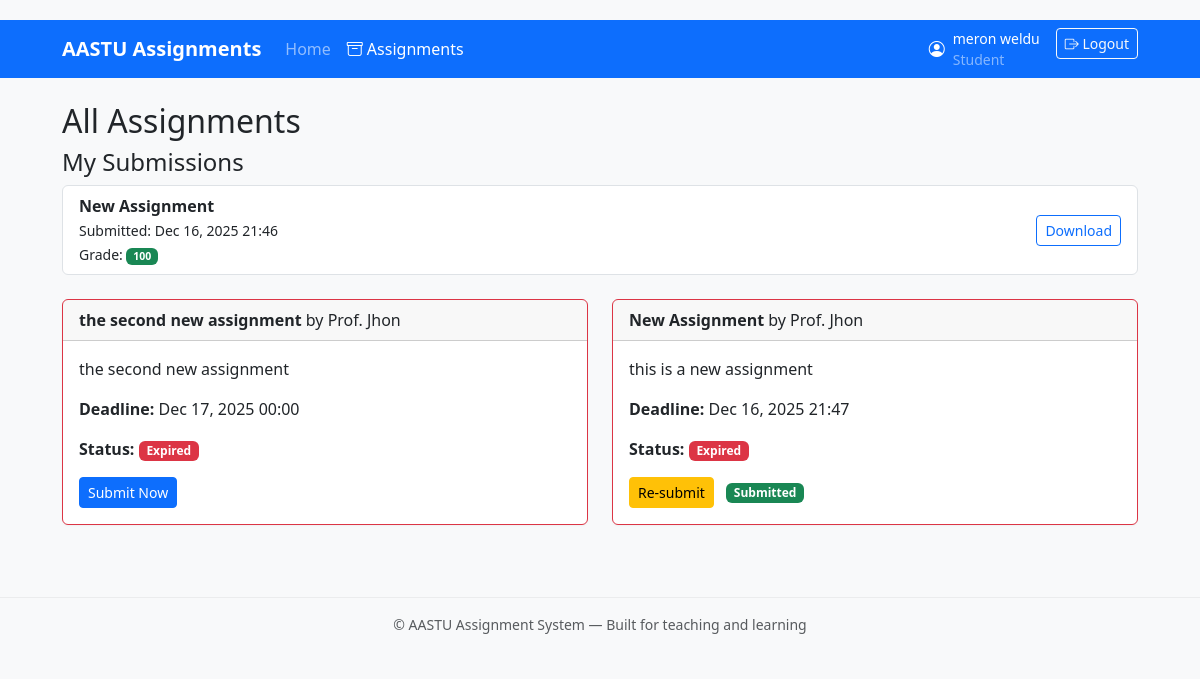
Page /submissions/ (signed in) on the committed database.
### users/models.py (models this page shows, shortened)
class User(AbstractUser):
    ROLE_CHOICES = (
        ('student', 'Student'),
        ('teacher', 'Teacher'),
        ('admin', 'Admin'),
    )
    email = models.EmailField(
        unique=True,
        validators=[validate_school_email],
        error_messages={'unique': "A user with that email already exists."},
    )
    name = models.CharField(max_length=100)
    role = models.CharField(max_length=10, choices=ROLE_CHOICES, default='student')
    objects = CustomUserManager()
    USERNAME_FIELD = 'email'
    REQUIRED_FIELDS = ['name']

### submissions/models.py (models this page shows, shortened)
class Submission(models.Model):
    assignment = models.ForeignKey(Assignment, on_delete=models.CASCADE)
    student = models.ForeignKey(User, on_delete=models.CASCADE, limit_choices_to={'role': 'student'})
    file = models.FileField(upload_to=submission_upload_path)
    submitted_at = models.DateTimeField(auto_now_add=True)
    grade = models.CharField(max_length=10, blank=True, null=True)
    class Meta:
        unique_together = ('assignment', 'student')  # One submission per student per assignment
        ordering = ['-submitted_at']

### assignments/models.py (models this page shows, shortened)
class Assignment(models.Model):
    teacher = models.ForeignKey(User, on_delete=models.CASCADE, limit_choices_to={'role': 'teacher'})
    students = models.ManyToManyField(User, blank=True, related_name='assignments', limit_choices_to={'role': 'student'})
    title = models.CharField(max_length=200)
    description = models.TextField()
    deadline = models.DateTimeField()
    allowed_extensions = models.CharField(
        max_length=255,
        default='.pdf,.docx,.zip,.jpg,.jpeg,.png,.txt',
        help_text="Comma-separated extensions (e.g. .pdf,.docx)"
    )
    created_at = models.DateTimeField(auto_now_add=True)
    class Meta:
        ordering = ['-created_at']
    def is_expired(self):
        return timezone.now() > self.deadline

### submissions/views.py (the view)
# urls.py: path('', views.student_dashboard, name='student_dashboard'),
@login_required
def student_dashboard(request):
    if request.user.role != 'student':
        return HttpResponseForbidden("Access denied.")
    all_assignments = Assignment.objects.filter(Q(students=request.user) | Q(students__isnull=True)).distinct().order_by('-created_at')
    my_submissions = Submission.objects.filter(student=request.user)
    submitted_assignment_ids = my_submissions.values_list('assignment_id', flat=True)
    return render(request, 'submissions/student_dashboard.html', {
        'assignments': all_assignments,
        'submitted_ids': submitted_assignment_ids,
        'my_submissions': my_submissions,
    })

### assignments/templatetags/grade_extras.py (called while the page is built, shortened)
@register.filter
def grade_badge_class(grade):
    if not grade:
        return 'secondary'
    g = str(grade).strip()
    try:
        val = float(g)
        if val >= 85:
            return 'success'
        if val >= 70:
            return 'info'
        if val >= 50:
            return 'warning'
        return 'danger'
    except Exception:
        pass

@register.filter
def grade_display(grade):
    if grade is None:
        return ''
    g = str(grade).strip()
    try:
        val = float(g)
        if val.is_integer():
            return str(int(val))
        return str(val)
    except Exception:
        return g.upper()

### submissions/templates/submissions/student_dashboard.html (shortened to what this page needs)
{% extends 'base.html' %}
{% block content %}
<h2>All Assignments</h2>
<div class="mb-4">
    <h4>My Submissions</h4>
    {% if my_submissions %}
    <div class="list-group mb-3">
        {% for sub in my_submissions %}
        <div class="list-group-item d-flex justify-content-between align-items-center">
            <div>
                <strong>{{ sub.assignment.title }}</strong>
                <div><small>Submitted: {{ sub.submitted_at|date:"M d, Y H:i" }}</small></div>
                <div>
                    <small>Grade:
                        {% load grade_extras %}
                        {% if sub.grade %}
                            <span class="badge bg-{{ sub.grade|grade_badge_class }}">{{ sub.grade|grade_display }}</span>
                        {% else %}
                            <span class="text-muted">Not graded</span>
                        {% endif %}
                    </small>
                </div>
            </div>
            <div>
                {% if sub.file %}
                <a href="{{ sub.file.url }}" class="btn btn-sm btn-outline-primary" target="_blank">Download</a>
                {% endif %}
            </div>
        </div>
        {% endfor %}
    </div>
    {% else %}
    <div class="alert alert-secondary">You have not submitted any assignments yet.</div>
    {% endif %}
</div>
{% if assignments %}
<div id="assignments-container" class="row">
    {% for assignment in assignments %}
    <div class="col-md-6 mb-4" data-assignment-id="{{ assignment.id }}">
        <div class="card {% if assignment.is_expired %}border-danger{% endif %}">
            <div class="card-header">
                <strong>{{ assignment.title }}</strong>
                by {{ assignment.teacher.name }}
            </div>
            <div class="card-body">
                <p>{{ assignment.description|truncatewords:30 }}</p>
                <p><strong>Deadline:</strong> {{ assignment.deadline|date:"M d, Y H:i" }}</p>
                <p><strong>Status:</strong>
                    {% if assignment.is_expired %}
                    <span class="badge bg-danger">Expired</span>
                    {% else %}
                    <span class="badge bg-success">Open</span>
                    {% endif %}
                </p>
                {% if assignment.id in submitted_ids %}
                    <a href="{% url 'submit_assignment' assignment.pk %}" class="btn btn-warning btn-sm">Re-submit</a>
                    <span class="badge bg-success ms-2">Submitted</span>
                {% else %}
                    <a href="{% url 'submit_assignment' assignment.pk %}" class="btn btn-primary btn-sm">Submit Now</a>
                {% endif %}
            </div>
        </div>
    </div>
    {% endfor %}
</div>
{% else %}
<div class="alert alert-info">No assignments available yet.</div>
{% endif %}
{% endblock %}

### templates/base.html (shortened to what this page needs)
{% load static %}
<!DOCTYPE html>
<html lang="en">
<head>
    <link href="https://cdn.jsdelivr.net/npm/bootstrap@5.3.3/dist/css/bootstrap.min.css" rel="stylesheet">
    <link href="https://cdn.jsdelivr.net/npm/bootstrap-icons@1.10.5/font/bootstrap-icons.css" rel="stylesheet">
    <link href="{% static 'css/site.css' %}" rel="stylesheet">
</head>
<body>
    <nav class="navbar navbar-expand-lg navbar-dark bg-primary mb-4" role="navigation" aria-label="Main navigation">
        <div class="container">
            <a class="navbar-brand" href="/">AASTU Assignments</a>
            <div class="collapse navbar-collapse" id="navCollapse">
                <ul class="navbar-nav me-auto mb-2 mb-lg-0">
                    <li class="nav-item"><a class="nav-link" href="/">Home</a></li>
                    {% if user.is_authenticated and user.role == 'student' %}
                        <li class="nav-item"><a class="nav-link {% if '/submissions' in request.path %}active{% endif %}" href="{% url 'student_dashboard' %}"><i class="bi bi-archive me-1"></i>Assignments</a></li>
                    {% endif %}
                </ul>
                <div class="d-flex">
                    {% if user.is_authenticated %}
                        <div class="me-3 text-white d-flex align-items-center">
                            <i class="bi bi-person-circle me-2" aria-hidden="true"></i>
                            <div>
                                <div class="small">{{ user.name }}</div>
                                <div class="small text-white-50">{{ user.get_role_display }}</div>
                            </div>
                        </div>
                        <form method="post" action="{% url 'logout' %}">
                            <button type="submit" class="btn btn-outline-light btn-sm"><i class="bi bi-box-arrow-right"></i> Logout</button>
                        </form>
                    {% else %}
                        <a class="btn btn-outline-light btn-sm me-2" href="{% url 'login' %}">Login</a>
                        <a class="btn btn-light btn-sm" href="{% url 'register_student' %}">Register</a>
                    {% endif %}
                </div>
            </div>
        </div>
    </nav>
    <div class="container">
        {% block content %}{% endblock %}
    </div>
    <footer class="footer mt-5 py-3 bg-light">
        <div class="container text-center small text-muted">
            © {{ now|date:'Y' }} AASTU Assignment System — Built for teaching and learning
        </div>
    </footer>
</body>
</html>

### static/css/site.css (style rules this page uses)
:root { --brand: #0d6efd; --muted: #6c757d; --page-max: 1100px; }
body { background-color: #f8f9fa; color: #212529; }
.container { max-width: var(--page-max); }
.navbar-brand { font-weight: 700; }
.card { box-shadow: 0 1px 2px rgba(0,0,0,0.04); }
.footer { border-top: 1px solid rgba(0,0,0,0.05); }

### templates/base.html (style rules this page uses)
body { padding-top: 20px; }
.navbar-brand { font-weight: bold; }

### rows in the picture
User: name "meron weldu", role "Student"
Submission: assignment "New Assignment", submitted_at "Dec 16, 2025 21:46", grade|grade_display "100"
Assignment: title "the second new assignment", teacher.name "Prof. Jhon", description "the second new assignment", deadline "Dec 17, 2025 00:00", shows "Expired", shows "Submit Now"
Assignment: title "New Assignment", teacher.name "Prof. Jhon", description "this is a new assignment", deadline "Dec 16, 2025 21:47", shows "Expired", shows "Re-submit"
